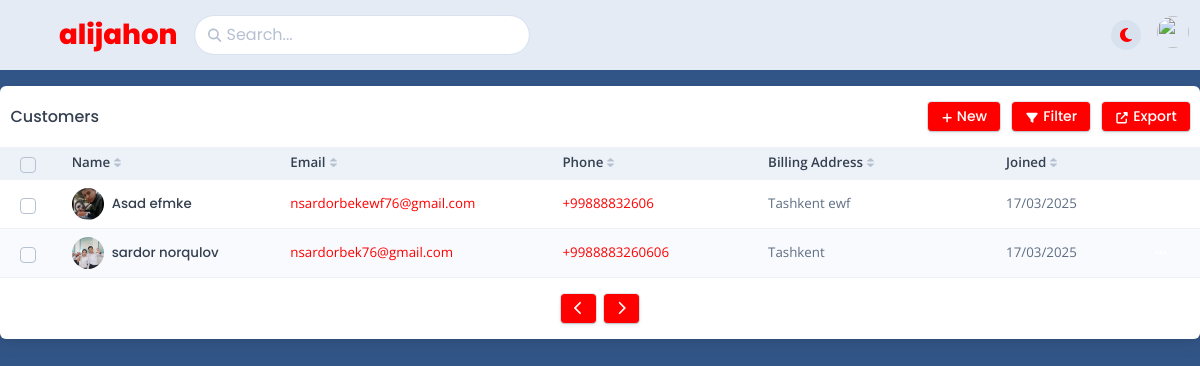
Before: /customers/ with the older database file.
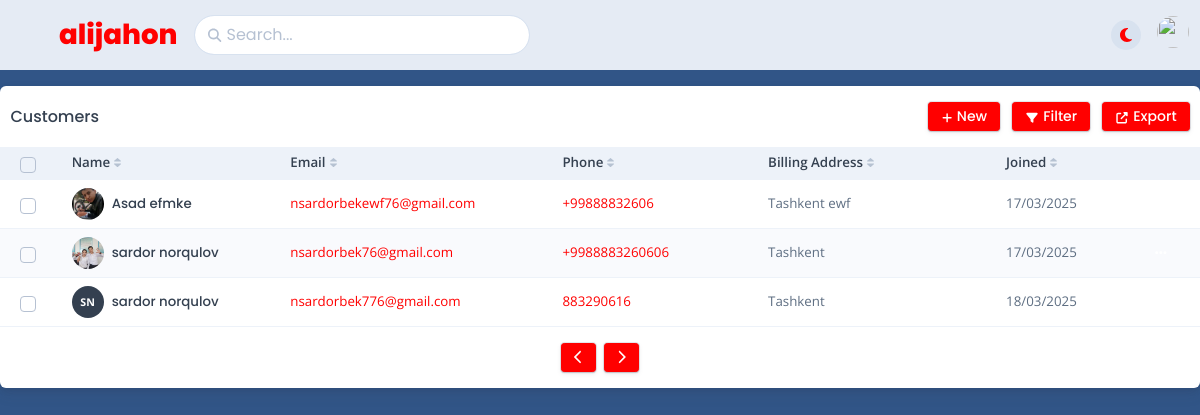
After: the same page with the newer database file.
### shop/models.py (models this page shows, shortened)
class BaseModel(models.Model):
    created_at = models.DateTimeField(auto_now_add=True, null=True, blank=True)
    updated_at = models.DateTimeField(auto_now=True, null=True, blank=True)
    my_order = models.PositiveIntegerField(default=0, null=True, blank=True)
    class Meta:
        abstract = True

class Customers(BaseModel):
    image = models.ImageField(upload_to='customer_images', null=True, blank=True)
    first_name = models.CharField(max_length=255, null=True, blank=True)
    last_name = models.CharField(max_length=255, null=True, blank=True)
    email = models.EmailField(null=True, blank=True, unique=True)
    number = models.CharField(max_length=255, null=True, blank=True)
    address = models.CharField(max_length=255, null=True, blank=True)
    created_at = models.DateTimeField(auto_now_add=True, null=True, blank=True)
    updated_at = models.DateTimeField(auto_now=True, null=True, blank=True)
    @property
    def full_name(self):
        return f'{self.first_name} {self.last_name}'
    @property
    def initials(self):
        return f"{self.first_name[0]}{self.last_name[0]}".upper()
    @property
    def fixed_created_at(self):
        return self.updated_at.strftime("%d/%m/%Y")

### shop/views.py (the view)
# urls.py: path('customers/', CustomerListView.as_view(), name='customers'),
class CustomerListView(ListView):
    model = Customers
    template_name = 'shop/customers.html'
    context_object_name = 'customers'

### shop/templates/shop/customers.html (shortened to what this page needs)
{% extends 'shop/base/base.html' %}
{% load static %}
{% block customers %}
	  <div class="card mb-3" id="customersTable" data-list='{"valueNames":["name","email","phone","address","joined"],"page":10,"pagination":true}'>
            <div class="card-header">
              <div class="row flex-between-center">
                <div class="col-4 col-sm-auto d-flex align-items-center pe-0">
                  <h5 class="fs-0 mb-0 text-nowrap py-2 py-xl-0">Customers</h5>
                </div>
                <div class="col-8 col-sm-auto text-end ps-2">
                  <div id="table-customers-replace-element">
                      <a href="{% url 'shop:customer-add' %}">
                    <button class="btn btn-falcon-default btn-sm" type="button"><span class="fas fa-plus" data-fa-transform="shrink-3 down-2"></span><span class="d-none d-sm-inline-block ms-1">New</span></button></a>
                    <button class="btn btn-falcon-default btn-sm mx-2" type="button"><span class="fas fa-filter" data-fa-transform="shrink-3 down-2"></span><span class="d-none d-sm-inline-block ms-1">Filter</span></button>
                      <a href="{% url 'shop:download-customers' %}">
                    <button class="btn btn-falcon-default btn-sm" type="button"><span class="fas fa-external-link-alt" data-fa-transform="shrink-3 down-2"></span><span class="d-none d-sm-inline-block ms-1">Export</span></button></a>
                  </div>
                </div>
              </div>
            </div>
            <div class="card-body p-0">
              <div class="table-responsive">
                <table class="table table-sm table-striped fs--1 mb-0 overflow-hidden">
                  <thead class="bg-200 text-900">
                    <tr>
                      <th>
                        <div class="form-check fs-0 mb-0 d-flex align-items-center">
                          <input class="form-check-input" id="checkbox-bulk-customers-select" type="checkbox" data-bulk-select='{"body":"table-customers-body","actions":"table-customers-actions","replacedElement":"table-customers-replace-element"}' />
                        </div>
                      </th>
                      <th class="sort pe-1 align-middle white-space-nowrap" data-sort="name">Name</th>
                      <th class="sort pe-1 align-middle white-space-nowrap" data-sort="email">Email</th>
                      <th class="sort pe-1 align-middle white-space-nowrap" data-sort="phone">Phone</th>
                      <th class="sort pe-1 align-middle white-space-nowrap ps-5" data-sort="address" style="min-width: 200px;">Billing Address</th>
                      <th class="sort pe-1 align-middle white-space-nowrap" data-sort="joined">Joined</th>
                      <th class="align-middle no-sort"></th>
                    </tr>
                  </thead>
                  <tbody class="list" id="table-customers-body">
                  {% for customer in customers %}
                    <tr class="btn-reveal-trigger">
                      <td class="align-middle py-2" style="width: 28px;">
                        <div class="form-check fs-0 mb-0 d-flex align-items-center">
                          <input class="form-check-input" type="checkbox" id="customer-0" data-bulk-select-row="data-bulk-select-row" />
                        </div>
                      </td>
                      <td class="name align-middle white-space-nowrap py-2"><a href="#">
                          <div class="d-flex d-flex align-items-center">
                            <div class="avatar avatar-xl me-2">
                                {% if not customer.image %}
                              <div class="avatar-name rounded-circle"><span>{{ customer.initials }}</span></div>
                                  {% else %}
                                <img src="{{customer.image.url}}" class="rounded-circle" alt="{{customer.name}}" />
                            {% endif %}</div>
                            <div class="flex-1">
                              <h5 class="mb-0 fs--1">{{ customer.full_name }}</h5>
                            </div>
                          </div>
                        </a></td>
                      <td class="email align-middle py-2"><a href="mailto:{{ customer.email}}">{{ customer.email }}</a></td>
                      <td class="phone align-middle white-space-nowrap py-2"><a href="tel:{{ customer.number }}">{{ customer.number }}</a></td>
                      <td class="address align-middle white-space-nowrap ps-5 py-2">{{ customer.address }}</td>
                      <td class="joined align-middle py-2">{{ customer.fixed_created_at }}</td>
                      <td class="align-middle white-space-nowrap py-2 text-end">
                        <div class="dropdown font-sans-serif position-static">
                          <button class="btn btn-link text-600 btn-sm dropdown-toggle btn-reveal" type="button" id="customer-dropdown-0" data-bs-toggle="dropdown" data-boundary="window" aria-haspopup="true" aria-expanded="false"><span class="fas fa-ellipsis-h fs--1"></span></button>
                        </div>
                      </td>
                    </tr>
{% endfor %}
                  </tbody>
                </table>
              </div>
            </div>
            <div class="card-footer d-flex align-items-center justify-content-center">
              <button class="btn btn-sm btn-falcon-default me-1" type="button" title="Previous" data-list-pagination="prev"><span class="fas fa-chevron-left"></span></button>
              <button class="btn btn-sm btn-falcon-default ms-1" type="button" title="Next" data-list-pagination="next"><span class="fas fa-chevron-right"></span></button>
            </div>
          </div>
{% endblock %}

### shop/templates/shop/base/base.html (shortened to what this page needs)
{% load static %}
<!DOCTYPE html>
<html lang="en-US" dir="ltr">
  <head>
    <link href="{% static 'shop/vendors/overlayscrollbars/OverlayScrollbars.min.css' %}" rel="stylesheet">
    <link href="{% static 'shop/assets/css/theme-rtl.min.css' %}" rel="stylesheet" id="style-rtl">
    <link href="{% static 'shop/assets/css/theme.min.css' %}" rel="stylesheet" id="style-default">
    <link href="{% static 'shop/assets/css/user-rtl.min.css' %}" rel="stylesheet" id="user-style-rtl">
    <link href="{% static 'shop/assets/css/user.min.css' %}" rel="stylesheet" id="user-style-default">
    <link href="{% static 'shop/assets/css/style.css' %}" rel="stylesheet">
      <link href="{% static 'shop/vendors/swiper/swiper-bundle.min.css' %}" rel="stylesheet">
  </head>
  <body style="overflow-x: hidden;">
 <nav class="navbar navbar-light navbar-glass navbar-top navbar-expand mb-3">
            <a class="navbar-brand me-1 me-sm-3" href="">
              <div class="d-flex align-items-center"><img class="me-2" src="{% static 'assets/img/icons/spot-illustrations/falcon.png' %}" alt="" width="40" /><span class="font-sans-serif">alijahon</span>
              </div>
            </a>
            <ul class="navbar-nav align-items-center d-none d-lg-block">
              <li class="nav-item">
                <div class="search-box" data-list='{"valueNames":["title"]}'>
                  <form class="position-relative" data-bs-toggle="search" data-bs-display="static">
                    <input class="form-control search-input fuzzy-search" type="search" placeholder="Search..." aria-label="Search" />
                    <span class="fas fa-search search-box-icon"></span>
                  </form>
                </div>
              </li>
            </ul>
            <ul class="navbar-nav navbar-nav-icons ms-auto flex-row align-items-center">
              <li class="nav-item">
                <div class="theme-control-toggle fa-icon-wait px-2">
                  <label class="mb-0 theme-control-toggle-label theme-control-toggle-dark" for="themeControlToggle" data-bs-toggle="tooltip" data-bs-placement="left" title="Switch to dark theme"><span class="fas fa-moon fs-0"></span></label>
                </div>
              </li>
              <li class="nav-item dropdown"><a class="nav-link pe-0" id="navbarDropdownUser" href="#" role="button" data-bs-toggle="dropdown" aria-haspopup="true" aria-expanded="false">
                  <div class="avatar avatar-xl">
                       {% if user.profile_image %}
                    <img class="rounded-circle" src="{{ user.image_abs }}" alt="" />
{% else %}
                      <img class="rounded-circle" src="https://i.pinimg.com/736x/ff/a0/9a/ffa09aec412db3f54deadf1b3781de2a.jpg" alt="" />
                      {% endif %}
                  </div>
                </a>
              </li>
            </ul>
          </nav>
 {% block customers %}
{% endblock %}
  </body>
</html>

### shop/static/shop/assets/css/style.css (style rules this page uses)
.navbar-light .navbar-brand { color: red; }
body { background-color: #315587; }
a { color: #ff0000; }
.navbar-top { margin-left: -5px; margin-right: -5px; min-height: 4.3125rem; }
.row>* { padding-right: calc(var(--falcon-gutter-x) * 0.2); padding-left: calc(var(--falcon-gutter-x) * 0.2); }
.btn-falcon-default, [data-list] .page { color: #ffffff; background-color: #f00; border-color: #f00; }
.theme-control-toggle .theme-control-toggle-label { color: #ff0000; }
.text-600 { color: #ffffff !important; }

Changed rows visible on the page:
added Customers: initials "SN", full_name "sardor norqulov", email "nsardorbek776@gmail.com", number "883290616", address "Tashkent", fixed_created_at "18/03/2025"
